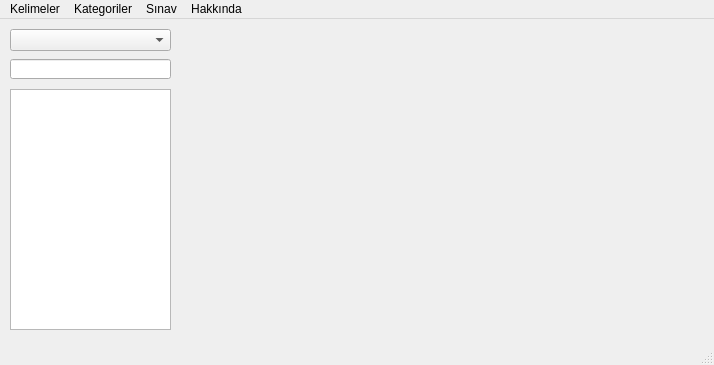
<?xml version="1.0" encoding="UTF-8"?>
<ui version="4.0">
 <class>MainWindow</class>
 <widget class="QMainWindow" name="MainWindow">
  <property name="geometry">
   <rect>
    <x>0</x>
    <y>0</y>
    <width>714</width>
    <height>365</height>
   </rect>
  </property>
  <property name="windowTitle">
   <string>İşaret Dili Sözlüğü</string>
  </property>
  <widget class="QWidget" name="centralwidget">
   <widget class="QComboBox" name="comboBox">
    <property name="geometry">
     <rect>
      <x>10</x>
      <y>10</y>
      <width>161</width>
      <height>22</height>
     </rect>
    </property>
   </widget>
   <widget class="QLineEdit" name="lineEdit">
    <property name="geometry">
     <rect>
      <x>10</x>
      <y>40</y>
      <width>161</width>
      <height>20</height>
     </rect>
    </property>
   </widget>
   <widget class="QListWidget" name="listWidget">
    <property name="geometry">
     <rect>
      <x>10</x>
      <y>70</y>
      <width>161</width>
      <height>241</height>
     </rect>
    </property>
   </widget>
   <widget class="QWidget" name="horizontalLayoutWidget">
    <property name="geometry">
     <rect>
      <x>190</x>
      <y>70</y>
      <width>501</width>
      <height>241</height>
     </rect>
    </property>
    <layout class="QHBoxLayout" name="layout">
     <property name="spacing">
      <number>6</number>
     </property>
    </layout>
   </widget>
  </widget>
  <widget class="QMenuBar" name="menubar">
   <property name="geometry">
    <rect>
     <x>0</x>
     <y>0</y>
     <width>714</width>
     <height>21</height>
    </rect>
   </property>
   <widget class="QMenu" name="menuKelimeler">
    <property name="title">
     <string>Kelimeler</string>
    </property>
    <addaction name="actionKelime_Ekle"/>
    <addaction name="actionKelime_D_zenle"/>
    <addaction name="actionKelime_Sil"/>
   </widget>
   <widget class="QMenu" name="menuKategoriler">
    <property name="title">
     <string>Kategoriler</string>
    </property>
    <addaction name="actionKategori_Ekle"/>
    <addaction name="actionKategori_D_zenle"/>
    <addaction name="actionKategori_Sil"/>
   </widget>
   <widget class="QMenu" name="menuS_nav">
    <property name="title">
     <string>Sınav</string>
    </property>
    <addaction name="actionRastgele_S_nav_Yap"/>
   </widget>
   <widget class="QMenu" name="menuHakk_nda">
    <property name="title">
     <string>Hakkında</string>
    </property>
    <addaction name="actionHakk_nda"/>
    <addaction name="separator"/>
    <addaction name="actionYard_m"/>
   </widget>
   <addaction name="menuKelimeler"/>
   <addaction name="menuKategoriler"/>
   <addaction name="menuS_nav"/>
   <addaction name="menuHakk_nda"/>
  </widget>
  <widget class="QStatusBar" name="statusbar"/>
  <action name="actionKelime_Ekle">
   <property name="text">
    <string>Kelime Ekle</string>
   </property>
  </action>
  <action name="actionKelime_D_zenle">
   <property name="text">
    <string>Kelime Düzenle</string>
   </property>
  </action>
  <action name="actionKelime_Sil">
   <property name="text">
    <string>Kelime Sil</string>
   </property>
  </action>
  <action name="actionKategori_Ekle">
   <property name="text">
    <string>Kategori Ekle</string>
   </property>
  </action>
  <action name="actionKategori_D_zenle">
   <property name="text">
    <string>Kategori Düzenle</string>
   </property>
  </action>
  <action name="actionKategori_Sil">
   <property name="text">
    <string>Kategori Sil</string>
   </property>
  </action>
  <action name="actionRastgele_S_nav_Yap">
   <property name="text">
    <string>Rastgele Sınav Yap</string>
   </property>
  </action>
  <action name="actionHakk_nda">
   <property name="text">
    <string>Hakkında</string>
   </property>
  </action>
  <action name="actionYard_m">
   <property name="text">
    <string>Yardım</string>
   </property>
  </action>
 </widget>
 <resources/>
 <connections/>
</ui>
